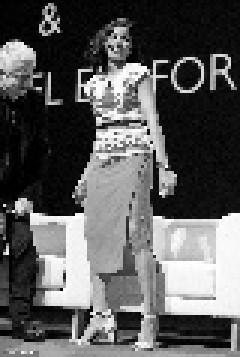
#> input picture CV/CV_course/a1_sift/data/pyramid_example/5 3 0.5/3.jpg, 80 x 119 px, given in place of 3.jpeg, which was not available (shown 3 times larger); the run also reads 1 picture not shown here
$ python tools.py
#> lines starting #> are read from the running program, lines starting #| are printed output that depends on the picture; pictures that were not available may be replaced by others from this repository, and a replacement may not be noted
import warnings

warnings.filterwarnings("ignore")  # 忽略警告
import numpy as np
import matplotlib.pyplot as plt
from sklearn.neighbors import KNeighborsClassifier
from PIL import Image


def convolve(filter, mat, padding, strides):
    result = None
    filter_size = filter.shape
    mat_size = mat.shape
    if len(filter_size) == 2:
        if len(mat_size) == 3:
            channel = []
            for i in range(mat_size[-1]):
                pad_mat = np.pad(mat[:, :, i], ((padding[0], padding[1]), (padding[2], padding[3])), 'constant')
                temp = []
                for j in range(0, mat_size[0], strides[1]):
                    temp.append([])
                    for k in range(0, mat_size[1], strides[0]):
                        val = (filter * pad_mat[j * strides[1]:j * strides[1] + filter_size[0],
                                        k * strides[0]:k * strides[0] + filter_size[1]]).sum()
                        temp[-1].append(val)
                channel.append(np.array(temp))
            channel = tuple(channel)
            result = np.dstack(channel)

        elif len(mat_size) == 2:
            channel = []
            pad_mat = np.pad(mat, ((padding[0], padding[1]), (padding[2], padding[3])), 'constant')
            for j in range(0, mat_size[0], strides[1]):
                channel.append([])
                for k in range(0, mat_size[1], strides[0]):
                    val = (filter * pad_mat[j * strides[1]:j * strides[1] + filter_size[0],
                                    k * strides[0]:k * strides[0] + filter_size[1]]).sum()
                    channel[-1].append(val)

            result = np.array(channel)

    return result


def downsample(img, step=2):
    return img[::step, ::step]


def GuassianKernel(sigma, dim):
    '''
    :param sigma: Standard deviation
    :param dim: dimension(must be positive and also an odd number)
    :return: return the required Gaussian kernel.
    '''
    temp = [t - (dim // 2) for t in range(dim)]
    assistant = []
    for i in range(dim):
        assistant.append(temp)
    assistant = np.array(assistant)
    temp = 2 * sigma * sigma
    result = (1.0 / (temp * np.pi)) * np.exp(-(assistant ** 2 + (assistant.T) ** 2) / temp)
    return result


def getDoG(img, n, sigma0, S=None, O=None):
    '''
    :param img: the original img.
    :param sigma0: sigma of the first stack of the first octave. default 1.52 for complicate reasons.
    :param n: how many stacks of feature that you wanna extract.
    :param S: how many stacks does every octave have. S must bigger than 3.
    :param k: the ratio of two adjacent stacks' scale.
    :param O: how many octaves do we have.
    :return: the DoG Pyramid
    '''
    if S == None:
        S = n + 3
    if O == None:
        O = int(np.log2(min(img.shape[0], img.shape[1]))) - 3

    k = 2 ** (1.0 / n)
    sigma = [[(k ** s) * sigma0 * (1 << o) for s in range(S)] for o in range(O)]
    samplePyramid = [downsample(img, 1 << o) for o in range(O)]

    GuassianPyramid = []
    for i in range(O):
        GuassianPyramid.append([])
        for j in range(S):
            dim = int(6 * sigma[i][j] + 1)
            if dim % 2 == 0:
                dim += 1
            conv = convolve(GuassianKernel(sigma[i][j], dim),
                            samplePyramid[i],
                            [dim // 2, dim // 2, dim // 2, dim // 2],
                            [1, 1])
            GuassianPyramid[-1].append(conv)
    DoG = [[GuassianPyramid[o][s + 1] - GuassianPyramid[o][s] for s in range(S - 1)] for o in range(O)]

    return DoG, GuassianPyramid


def adjustLocalExtrema(DoG, o, s, x, y, contrastThreshold, edgeThreshold, sigma, n, SIFT_FIXPT_SCALE):
    SIFT_MAX_INTERP_STEPS = 5
    SIFT_IMG_BORDER = 5

    point = []

    img_scale = 1.0 / (255 * SIFT_FIXPT_SCALE)
    deriv_scale = img_scale * 0.5
    second_deriv_scale = img_scale
    cross_deriv_scale = img_scale * 0.25

    img = DoG[o][s]
    i = 0
    while i < SIFT_MAX_INTERP_STEPS:
        if s < 1 or s > n or y < SIFT_IMG_BORDER or y >= img.shape[1] - SIFT_IMG_BORDER or x < SIFT_IMG_BORDER or x >= img.shape[0] - SIFT_IMG_BORDER:
            return None, None, None, None

        img = DoG[o][s]
        prev = DoG[o][s - 1]
        next = DoG[o][s + 1]

        dD = [(img[x, y + 1] - img[x, y - 1]) * deriv_scale,
              (img[x + 1, y] - img[x - 1, y]) * deriv_scale,
              (next[x, y] - prev[x, y]) * deriv_scale]

        v2 = img[x, y] * 2
        dxx = (img[x, y + 1] + img[x, y - 1] - v2) * second_deriv_scale
        dyy = (img[x + 1, y] + img[x - 1, y] - v2) * second_deriv_scale
        dss = (next[x, y] + prev[x, y] - v2) * second_deriv_scale
        dxy = (img[x + 1, y + 1] - img[x + 1, y - 1] - img[x - 1, y + 1] + img[x - 1, y - 1]) * cross_deriv_scale
        dxs = (next[x, y + 1] - next[x, y - 1] - prev[x, y + 1] + prev[x, y - 1]) * cross_deriv_scale
        dys = (next[x + 1, y] - next[x - 1, y] - prev[x + 1, y] + prev[x - 1, y]) * cross_deriv_scale

        H = [[dxx, dxy, dxs],
             [dxy, dyy, dys],
             [dxs, dys, dss]]

        X = np.matmul(np.linalg.pinv(np.array(H)), np.array(dD))

        xi = -X[2]
        xr = -X[1]
        xc = -X[0]

        if np.abs(xi) < 0.5 and np.abs(xr) < 0.5 and np.abs(xc) < 0.5:
            break

        y += int(np.round(xc))
        x += int(np.round(xr))
        s += int(np.round(xi))

        i += 1

    if i >= SIFT_MAX_INTERP_STEPS:
        return None, x, y, s
    if s < 1 or s > n or y < SIFT_IMG_BORDER or y >= img.shape[1] - SIFT_IMG_BORDER or x < SIFT_IMG_BORDER or x >= \
            img.shape[0] - SIFT_IMG_BORDER:
        return None, None, None, None

    t = (np.array(dD)).dot(np.array([xc, xr, xi]))

    contr = img[x, y] * img_scale + t * 0.5
    if np.abs(contr) * n < contrastThreshold:
        return None, x, y, s

    # 利用Hessian矩阵的迹和行列式计算主曲率的比值
    tr = dxx + dyy
    det = dxx * dyy - dxy * dxy
    if det <= 0 or tr * tr * edgeThreshold >= (edgeThreshold + 1) * (edgeThreshold + 1) * det:
        return None, x, y, s

    point.append((x + xr) * (1 << o))
    point.append((y + xc) * (1 << o))
    point.append(o + (s << 8) + (int(np.round((xi + 0.5)) * 255) << 16))
    point.append(sigma * np.power(2.0, (s + xi) / n) * (1 << o) * 2)

    return point, x, y, s


def GetMainDirection(img, r, c, radius, sigma, BinNum):
    expf_scale = -1.0 / (2.0 * sigma * sigma)

    X = []
    Y = []
    W = []
    temphist = []

    for i in range(BinNum):
        temphist.append(0.0)

    # 图像梯度直方图统计的像素范围
    k = 0
    for i in range(-radius, radius + 1):
        y = r + i
        if y <= 0 or y >= img.shape[0] - 1:
            continue
        for j in range(-radius, radius + 1):
            x = c + j
            if x <= 0 or x >= img.shape[1] - 1:
                continue

            dx = (img[y, x + 1] - img[y, x - 1])
            dy = (img[y - 1, x] - img[y + 1, x])

            X.append(dx)
            Y.append(dy)
            W.append((i * i + j * j) * expf_scale)
            k += 1

    length = k

    W = np.exp(np.array(W))
    Y = np.array(Y)
    X = np.array(X)
    Ori = np.arctan2(Y, X) * 180 / np.pi
    Mag = (X ** 2 + Y ** 2) ** 0.5

    # 计算直方图的每个bin
    for k in range(length):
        bin = int(np.round((BinNum / 360.0) * Ori[k]))
        if bin >= BinNum:
            bin -= BinNum
        if bin < 0:
            bin += BinNum
        temphist[bin] += W[k] * Mag[k]

    # smooth the histogram
    # 高斯平滑
    temp = [temphist[BinNum - 1], temphist[BinNum - 2], temphist[0], temphist[1]]
    temphist.insert(0, temp[0])
    temphist.insert(0, temp[1])
    temphist.insert(len(temphist), temp[2])
    temphist.insert(len(temphist), temp[3])  # padding

    hist = []
    for i in range(BinNum):
        hist.append((temphist[i] + temphist[i + 4]) * (1.0 / 16.0) + (temphist[i + 1] + temphist[i + 3]) * (4.0 / 16.0) + temphist[i + 2] * (6.0 / 16.0))

    # 得到主方向
    maxval = max(hist)

    return maxval, hist


def LocateKeyPoint(DoG, sigma, GuassianPyramid, n, BinNum=36, contrastThreshold=0.04, edgeThreshold=10.0):
    SIFT_ORI_SIG_FCTR = 1.52
    SIFT_ORI_RADIUS = 3 * SIFT_ORI_SIG_FCTR
    SIFT_ORI_PEAK_RATIO = 0.8

    SIFT_INT_DESCR_FCTR = 512.0
    # SIFT_FIXPT_SCALE = 48
    SIFT_FIXPT_SCALE = 1

    KeyPoints = []
    O = len(DoG)
    S = len(DoG[0])
    for o in range(O):
        for s in range(1, S - 1):
            threshold = 0.5 * contrastThreshold / (n * 255 * SIFT_FIXPT_SCALE)
            img_prev = DoG[o][s - 1]
            img = DoG[o][s]
            img_next = DoG[o][s + 1]
            for i in range(img.shape[0]):
                for j in range(img.shape[1]):
                    val = img[i, j]
                    eight_neiborhood_prev = img_prev[max(0, i - 1):min(i + 2, img_prev.shape[0]), max(0, j - 1):min(j + 2, img_prev.shape[1])]
                    eight_neiborhood = img[max(0, i - 1):min(i + 2, img.shape[0]), max(0, j - 1):min(j + 2, img.shape[1])]
                    eight_neiborhood_next = img_next[max(0, i - 1):min(i + 2, img_next.shape[0]), max(0, j - 1):min(j + 2, img_next.shape[1])]
                    if np.abs(val) > threshold and \
                            ((val > 0 and (val >= eight_neiborhood_prev).all() and (val >= eight_neiborhood).all() and (val >= eight_neiborhood_next).all())
                             or (val < 0 and (val <= eight_neiborhood_prev).all() and (val <= eight_neiborhood).all() and (val <= eight_neiborhood_next).all())):

                        point, x, y, layer = adjustLocalExtrema(DoG, o, s, i, j, contrastThreshold, edgeThreshold, sigma, n, SIFT_FIXPT_SCALE)
                        if point == None:
                            continue

                        scl_octv = point[-1] * 0.5 / (1 << o)
                        omax, hist = GetMainDirection(GuassianPyramid[o][layer], x, y, int(np.round(SIFT_ORI_RADIUS * scl_octv)), SIFT_ORI_SIG_FCTR * scl_octv, BinNum)
                        mag_thr = omax * SIFT_ORI_PEAK_RATIO
                        for k in range(BinNum):
                            if k > 0:
                                l = k - 1
                            else:
                                l = BinNum - 1
                            if k < BinNum - 1:
                                r2 = k + 1
                            else:
                                r2 = 0
                            if hist[k] > hist[l] and hist[k] > hist[r2] and hist[k] >= mag_thr:
                                bin = k + 0.5 * (hist[l] - hist[r2]) / (hist[l] - 2 * hist[k] + hist[r2])
                                if bin < 0:
                                    bin = BinNum + bin
                                else:
                                    if bin >= BinNum:
                                        bin = bin - BinNum
                                temp = point[:]
                                temp.append((360.0 / BinNum) * bin)
                                KeyPoints.append(temp)

    return KeyPoints


def calcSIFTDescriptor(img, ptf, ori, scl, d, n, SIFT_DESCR_SCL_FCTR=3.0, SIFT_DESCR_MAG_THR=0.2, SIFT_INT_DESCR_FCTR=512.0, FLT_EPSILON=1.19209290E-07):
    dst = []
    pt = [int(np.round(ptf[0])), int(np.round(ptf[1]))]  # 坐标点取整
    cos_t = np.cos(ori * (np.pi / 180))  # 余弦值
    sin_t = np.sin(ori * (np.pi / 180))  # 正弦值
    bins_per_rad = n / 360.0
    exp_scale = -1.0 / (d * d * 0.5)
    hist_width = SIFT_DESCR_SCL_FCTR * scl
    radius = int(np.round(hist_width * 1.4142135623730951 * (d + 1) * 0.5))
    cos_t /= hist_width
    sin_t /= hist_width

    rows = img.shape[0]
    cols = img.shape[1]

    hist = [0.0] * ((d + 2) * (d + 2) * (n + 2))
    X = []
    Y = []
    RBin = []
    CBin = []
    W = []

    k = 0
    for i in range(-radius, radius + 1):
        for j in range(-radius, radius + 1):

            c_rot = j * cos_t - i * sin_t
            r_rot = j * sin_t + i * cos_t
            rbin = r_rot + d // 2 - 0.5
            cbin = c_rot + d // 2 - 0.5
            r = pt[1] + i
            c = pt[0] + j

            if rbin > -1 and rbin < d and cbin > -1 and cbin < d and r > 0 and r < rows - 1 and c > 0 and c < cols - 1:
                dx = (img[r, c + 1] - img[r, c - 1])
                dy = (img[r - 1, c] - img[r + 1, c])
                X.append(dx)
                Y.append(dy)
                RBin.append(rbin)
                CBin.append(cbin)
                W.append((c_rot * c_rot + r_rot * r_rot) * exp_scale)
                k += 1

    length = k
    Y = np.array(Y)
    X = np.array(X)
    Ori = np.arctan2(Y, X) * 180 / np.pi
    Mag = (X ** 2 + Y ** 2) ** 0.5
    W = np.exp(np.array(W))

    for k in range(length):
        rbin = RBin[k]
        cbin = CBin[k]
        obin = (Ori[k] - ori) * bins_per_rad
        mag = Mag[k] * W[k]

        r0 = int(rbin)
        c0 = int(cbin)
        o0 = int(obin)
        rbin -= r0
        cbin -= c0
        obin -= o0

        if o0 < 0:
            o0 += n
        if o0 >= n:
            o0 -= n

        # histogram update using tri-linear interpolation
        v_r1 = mag * rbin
        v_r0 = mag - v_r1

        v_rc11 = v_r1 * cbin
        v_rc10 = v_r1 - v_rc11

        v_rc01 = v_r0 * cbin
        v_rc00 = v_r0 - v_rc01

        v_rco111 = v_rc11 * obin
        v_rco110 = v_rc11 - v_rco111

        v_rco101 = v_rc10 * obin
        v_rco100 = v_rc10 - v_rco101

        v_rco011 = v_rc01 * obin
        v_rco010 = v_rc01 - v_rco011

        v_rco001 = v_rc00 * obin
        v_rco000 = v_rc00 - v_rco001

        idx = ((r0 + 1) * (d + 2) + c0 + 1) * (n + 2) + o0
        hist[idx] += v_rco000
        hist[idx + 1] += v_rco001
        hist[idx + (n + 2)] += v_rco010
        hist[idx + (n + 3)] += v_rco011
        hist[idx + (d + 2) * (n + 2)] += v_rco100
        hist[idx + (d + 2) * (n + 2) + 1] += v_rco101
        hist[idx + (d + 3) * (n + 2)] += v_rco110
        hist[idx + (d + 3) * (n + 2) + 1] += v_rco111

    # finalize histogram, since the orientation histograms are circular
    for i in range(d):
        for j in range(d):
            idx = ((i + 1) * (d + 2) + (j + 1)) * (n + 2)
            hist[idx] += hist[idx + n]
            hist[idx + 1] += hist[idx + n + 1]
            for k in range(n):
                dst.append(hist[idx + k])

    # copy histogram to the descriptor,
    # apply hysteresis thresholding
    # and scale the result, so that it can be easily converted
    # to byte array
    nrm2 = 0
    length = d * d * n
    for k in range(length):
        nrm2 += dst[k] * dst[k]
    thr = np.sqrt(nrm2) * SIFT_DESCR_MAG_THR

    nrm2 = 0
    for i in range(length):
        val = min(dst[i], thr)
        dst[i] = val
        nrm2 += val * val
    nrm2 = SIFT_INT_DESCR_FCTR / max(np.sqrt(nrm2), FLT_EPSILON)
    for k in range(length):
        dst[k] = min(max(dst[k] * nrm2, 0), 255)

    return dst


def calcDescriptors(gpyr, keypoints, SIFT_DESCR_WIDTH=4, SIFT_DESCR_HIST_BINS=8):
    # SIFT_DESCR_WIDTH = 4，描述直方图的宽度
    # SIFT_DESCR_HIST_BINS = 8
    d = SIFT_DESCR_WIDTH
    n = SIFT_DESCR_HIST_BINS
    descriptors = []

    for i in range(len(keypoints)):
        kpt = keypoints[i]
        o = kpt[2] & 255
        s = (kpt[2] >> 8) & 255  # 该特征点所在的组序号和层序号
        scale = 1.0 / (1 << o)  # 缩放倍数
        size = kpt[3] * scale  # 该特征点所在组的图像尺寸
        ptf = [kpt[1] * scale, kpt[0] * scale]  # 该特征点在金字塔组中的坐标
        img = gpyr[o][s]  # 该点所在的金字塔图像

        descriptors.append(calcSIFTDescriptor(img, ptf, kpt[-1], size * 0.5, d, n))
    return descriptors


def SIFT(img, showDoGimgs=False):
    SIFT_SIGMA = 1.6
    SIFT_INIT_SIGMA = 0.5  # 假设的摄像头的尺度
    sigma0 = np.sqrt(SIFT_SIGMA ** 2 - SIFT_INIT_SIGMA ** 2)

    n = 3

    DoG, GuassianPyramid = getDoG(img, n, sigma0)
    if showDoGimgs:
        for i in DoG:
            for j in i:
                plt.imshow(j.astype(np.uint8), cmap='gray')
                plt.axis('off')
                plt.show()

    KeyPoints = LocateKeyPoint(DoG, SIFT_SIGMA, GuassianPyramid, n)
    discriptors = calcDescriptors(GuassianPyramid, KeyPoints)

    return KeyPoints, discriptors


def Lines(img, info, color=(255, 0, 0), err=700):
    if len(img.shape) == 2:
        result = np.dstack((img, img, img))
    else:
        result = img
    k = 0
    for i in range(result.shape[0]):
        for j in range(result.shape[1]):
            temp = (info[:, 1] - info[:, 0])
            A = (j - info[:, 0]) * (info[:, 3] - info[:, 2])
            B = (i - info[:, 2]) * (info[:, 1] - info[:, 0])
            temp[temp == 0] = 1e-9
            t = (j - info[:, 0]) / temp
            e = np.abs(A - B)
            temp = e < err
            if (temp * (t >= 0) * (t <= 1)).any():
                result[i, j] = color
                k += 1
    print(k)

    return result


def drawLines(X1, X2, Y1, Y2, dis, img, num=10):
    info = list(np.dstack((X1, X2, Y1, Y2, dis))[0])
    info = sorted(info, key=lambda x: x[-1])
    info = np.array(info)
    info = info[:min(num, info.shape[0]), :]
    img = Lines(img, info)
    # plt.imsave('./sift/3.jpg', img)

    if len(img.shape) == 2:
        plt.imshow(img.astype(np.uint8), cmap='gray')
    else:
        plt.imshow(img.astype(np.uint8))
    plt.axis('off')
    # [4 lines of commented-out code are left out]
    plt.show()


if __name__ == '__main__':
    origimg = plt.imread('./SIFTimg/3.jpeg')
#> origimg is the input picture: shape (119, 80); min 0, max 255, mean 91.1
    if len(origimg.shape) == 3:
        img = origimg.mean(axis=-1)
    else:
        img = origimg
    keyPoints, discriptors = SIFT(img)
#> in getDoG, `samplePyramid = [downsample(img, 1 << o) for o in range(O)]`: samplePyramid = 3 items
#> the loop in getDoG, `for i in range(O):` made 3 passes
#> pass 1, in convolve (call 3), `pad_mat = np.pad(mat, ((padding[0], padding[1]), (padding[2], padding[..`:
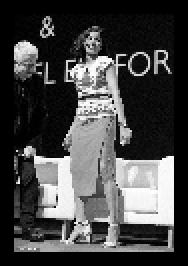
#> pad_mat: shape (133, 94) (shown 2 times larger); min 0, max 255, mean 69.4
#> pass 1, in convolve (call 4), `pad_mat = np.pad(mat, ((padding[0], padding[1]), (padding[2], padding[..`:
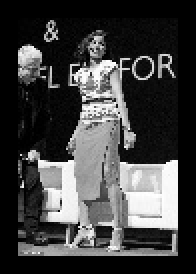
#> pad_mat: shape (137, 98) (shown 2 times larger); min 0, max 255, mean 64.6
#> in LocateKeyPoint, `O = len(DoG)`: O = 3
#> in LocateKeyPoint, `S = len(DoG[0])`: S = 5
#> the loop in LocateKeyPoint, `for o in range(O):` made 3 passes
#> pass 1, in adjustLocalExtrema (call 52), `img = DoG[o][s]`:
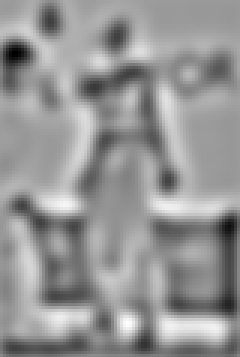
#> img: shape (119, 80) float64 (shown 3 times larger); min -28.5, max 18.31, mean -1.02; drawn with min black and max white
#> the loop in calcDescriptors, `for i in range(len(keypoints)):` made 38 passes

    origimg2 = plt.imread('./SIFTimg/4.jpeg')
    if len(origimg.shape) == 3:
        img2 = origimg2.mean(axis=-1)
    else:
        img2 = origimg2
    ScaleRatio = img.shape[0] * 1.0 / img2.shape[0]

    img2 = np.array(Image.fromarray(img2).resize((int(round(ScaleRatio * img2.shape[1])), img.shape[0]), Image.BICUBIC))
    keyPoints2, discriptors2 = SIFT(img2, True)
#> call 2 of SIFT, with showDoGimgs = True
#> the loop in SIFT (call 2), `for i in DoG:` made 3 passes
#> pass 1, in SIFT (call 2), `plt.show()`:
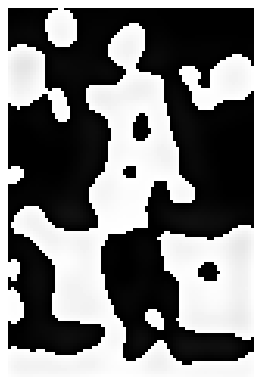
#> figure drawn by matplotlib, 1 panel
#> after the loop in SIFT (call 2), `for i in DoG:`:
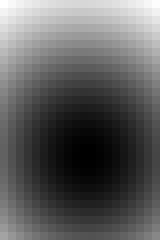
#> j: shape (30, 20) float64 (shown 8 times larger); min -10.1, max -2.01, mean -7.11; drawn with min black and max white
#> the loop in calcDescriptors (call 2), `for i in range(len(keypoints)):` made 43 passes
#> pass 1, in calcDescriptors (call 2), `img = gpyr[o][s]`:
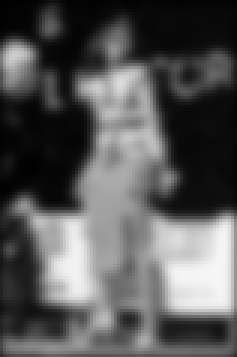
#> img: shape (119, 79) float64 (shown 3 times larger); min 0.705, max 246.9, mean 88.3

    knn = KNeighborsClassifier(n_neighbors=1)
    knn.fit(discriptors, [0] * len(discriptors))
    match = knn.kneighbors(discriptors2, n_neighbors=1, return_distance=True)

    keyPoints = np.array(keyPoints)[:, :2]
    keyPoints2 = np.array(keyPoints2)[:, :2]

    keyPoints2[:, 1] = img.shape[1] + keyPoints2[:, 1]

    origimg2 = np.array(Image.fromarray(origimg2).resize((img2.shape[1], img2.shape[0]), Image.BICUBIC))
    result = np.hstack((origimg, origimg2))

    keyPoints = keyPoints[match[1][:, 0]]

    X1 = keyPoints[:, 1]
    X2 = keyPoints2[:, 1]
    Y1 = keyPoints[:, 0]
    Y2 = keyPoints2[:, 0]

    drawLines(X1, X2, Y1, Y2, match[0][:, 0], result)
#> after the loop in Lines, `for i in range(result.shape[0]):`:
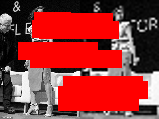
#> result: shape (119, 159, 3); mean of channels 0, 1, 2 152.1, 49.5, 49.5; drawn as R, G, B
#| 7613
